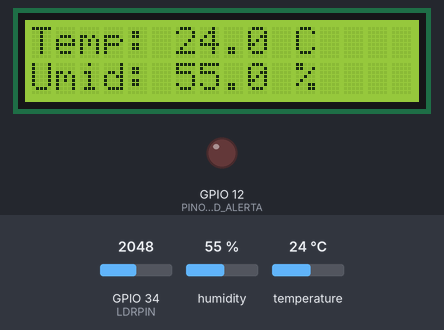
The sketch below on a simulated ESP32. On the bench: 16×2 character LCD, output pins drawn as LEDs (lit = HIGH). The inputs (shaded band) are chosen by the test bench; at power-on: temperature 24 °C, humidity 55 %, GPIO 34 (LDRPIN) = 2048. What the sketch prints to the serial monitor is not drawn.

Above: at 2.7 s.
2.8 s: temperature set to 31.4 °C
At 4.8 s:
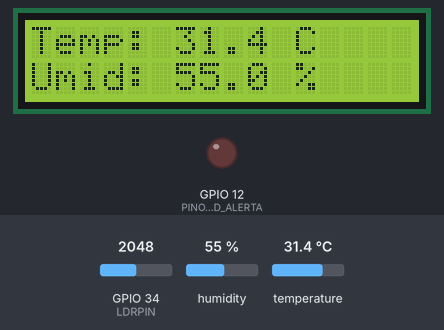
5.5 s: temperature set to 32.5 °C
At 6.3 s:
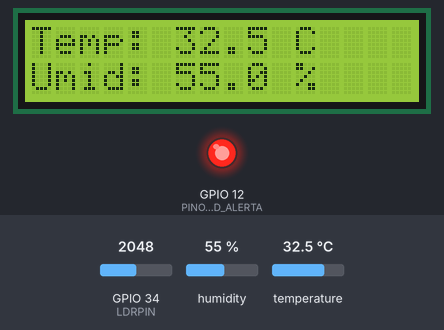
8.2 s: humidity set to 22 %
At 10.5 s:
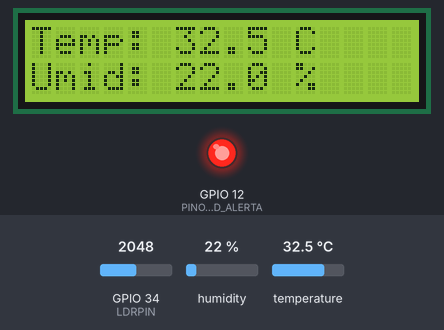
11.2 s: humidity set to 40 %
At 13.2 s:
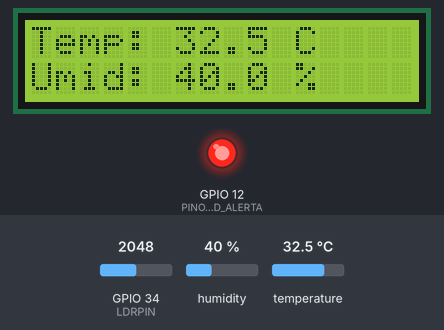
Timing chart, 0 to 14.7 s (numbered marks = the images above; inputs shaded):
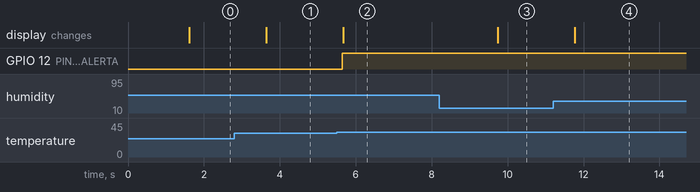

The sketch:

sketch.ino
```cpp
/**
 * LAB 06: Comunicação I2C e Fatiamento M3F (GABARITO / SOLUÇÃO DE REFERÊNCIA)
 * UC S122 - Internet das Coisas | SENAI Porto Alegre
 *
 * Arquivo Principal: Coordenador Geral do Firmware Sliced
 */

#include "Bibliotecas.h"

// Declaração de escopo das funções implementadas na aba _1_Phy.ino
void setupEdge();
void loopEdge();

void setup() {
  Serial.begin(115200);
  Serial.println(
    "\n=== [M3F] Inicializando Sistema Sliced ==="
  );

  setupEdge(); // Inicializa os pinos, sensores e LCD
}

void loop() {
  loopEdge(); // Executa leitura física local

  // Mensagem de log na Serial para monitoramento
  Serial.printf(
    "[Debug] T: %.1fC | U: %.1f%% | Luz: %d%%\n",
    temp, umid, luzPerc
  );

  delay(2000); // Intervalo exigido pelo DHT22
}
```

Bibliotecas.h
```cpp
/**
 * LAB 06: Comunicação I2C e Fatiamento M3F (GABARITO / SOLUÇÃO DE REFERÊNCIA)
 * UC S122 - Internet das Coisas | SENAI Porto Alegre
 *
 * Arquivo: Bibliotecas.h (Declaração de Pinos, Objetos e Externs)
 */

#ifndef _BIBLIOTECAS_H_
#define _BIBLIOTECAS_H_

#include <DHT.h>
#include <Wire.h>
#include <LiquidCrystal_I2C.h>

// Definições de pinos de hardware
#define DHTPIN 15
#define DHTTYPE DHT22
#define LDRPIN 34
#define PINO_LED_ALERTA 12 // LED de Alerta do Desafio (Vermelho)

// Declarações extern para objetos globais (compartilhados entre as abas)
extern DHT dht;
extern LiquidCrystal_I2C lcd;

// Declarações extern para variáveis globais de dados
extern float temp;
extern float umid;
extern int luzPerc;

#endif
```

_1_Phy.ino
```cpp
/**
 * LAB 06: Comunicação I2C e Fatiamento M3F (GABARITO / SOLUÇÃO DE REFERÊNCIA)
 * UC S122 - Internet das Coisas | SENAI Porto Alegre
 *
 * Arquivo: _1_Phy.ino (Camada Física e Controle de Percepção/Edge Local)
 */

#include "Bibliotecas.h"

// Instanciação física das variáveis globais locais
DHT dht(DHTPIN, DHTTYPE);
LiquidCrystal_I2C lcd(0x27, 16, 2);

float temp = 0.0;
float umid = 0.0;
int luzPerc = 0;

// Inicialização dos dispositivos físicos locais
void setupEdge() {
  dht.begin();

  // Inicializa o LCD I2C
  lcd.init();
  lcd.backlight();
  lcd.clear();
  lcd.setCursor(0, 0);
  lcd.print("Estufa Sliced!");

  // Configuração do LED de Alerta do Desafio
  pinMode(PINO_LED_ALERTA, OUTPUT);
  digitalWrite(PINO_LED_ALERTA, LOW);

  delay(1500);
}

// Loop de execução local de I/O
void loopEdge() {
  // Leitura dos sensores
  temp = dht.readTemperature();
  umid = dht.readHumidity();

  int luzRaw = analogRead(LDRPIN);
  luzPerc = map(luzRaw, 0, 4095, 0, 100);

  if (isnan(temp) || isnan(umid)) {
    Serial.println("[ERRO] Falha ao ler sensores!");
    return;
  }

  // --- SOLUÇÃO DO DESAFIO ---
  // Controle local do LED vermelho
  if (temp > 32.0) {
    digitalWrite(PINO_LED_ALERTA, HIGH);
  } else {
    digitalWrite(PINO_LED_ALERTA, LOW);
  }

  // Atualização da visualização local no display LCD
  lcd.clear();
  lcd.setCursor(0, 0);
  lcd.print("Temp: ");
  lcd.print(temp, 1);
  lcd.print(" C");
  lcd.setCursor(0, 1);
  lcd.print("Umid: ");
  lcd.print(umid, 1);
  lcd.print(" %");
}
```

Measured:
- the behaviour switches between 32 and 32.1 °C on temperature (found by bisection; images 1 and 2)
- after the input at 2.8 s, the display: changes after 0.84 s (image 1)
- after the input at 5.5 s, GPIO 12 (PINO_LED_ALERTA): LOW → HIGH after 0.15 s; the display: changes after 0.18 s (image 2)
- after the input at 8.2 s, the display: changes after 1.5 s (image 3)
- after the input at 11.2 s, the display: changes after 0.57 s (image 4)
